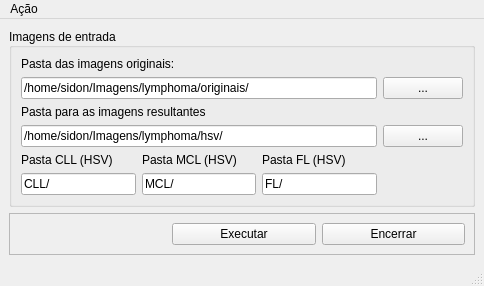
<?xml version="1.0" encoding="UTF-8"?>
<ui version="4.0">
 <class>MainWindow</class>
 <widget class="QMainWindow" name="MainWindow">
  <property name="geometry">
   <rect>
    <x>0</x>
    <y>0</y>
    <width>484</width>
    <height>267</height>
   </rect>
  </property>
  <property name="sizePolicy">
   <sizepolicy hsizetype="Expanding" vsizetype="Expanding">
    <horstretch>0</horstretch>
    <verstretch>0</verstretch>
   </sizepolicy>
  </property>
  <property name="windowTitle">
   <string>Wavelets</string>
  </property>
  <property name="autoFillBackground">
   <bool>false</bool>
  </property>
  <property name="documentMode">
   <bool>true</bool>
  </property>
  <property name="dockNestingEnabled">
   <bool>false</bool>
  </property>
  <property name="dockOptions">
   <set>QMainWindow::AllowTabbedDocks|QMainWindow::AnimatedDocks|QMainWindow::VerticalTabs</set>
  </property>
  <widget class="QWidget" name="centralwidget">
   <layout class="QGridLayout" name="gridLayout_3">
    <item row="1" column="0">
     <widget class="QFrame" name="frame">
      <property name="frameShape">
       <enum>QFrame::StyledPanel</enum>
      </property>
      <property name="frameShadow">
       <enum>QFrame::Raised</enum>
      </property>
      <layout class="QGridLayout" name="gridLayout_6">
       <item row="0" column="2">
        <widget class="QPushButton" name="btEncerrar">
         <property name="text">
          <string>Encerrar</string>
         </property>
        </widget>
       </item>
       <item row="0" column="1">
        <widget class="QPushButton" name="btExecutar">
         <property name="text">
          <string>Executar</string>
         </property>
        </widget>
       </item>
       <item row="0" column="0">
        <spacer name="verticalSpacer">
         <property name="orientation">
          <enum>Qt::Vertical</enum>
         </property>
         <property name="sizeHint" stdset="0">
          <size>
           <width>153</width>
           <height>23</height>
          </size>
         </property>
        </spacer>
       </item>
      </layout>
     </widget>
    </item>
    <item row="0" column="0">
     <widget class="QGroupBox" name="gbimg_in">
      <property name="autoFillBackground">
       <bool>false</bool>
      </property>
      <property name="title">
       <string>Imagens de entrada  </string>
      </property>
      <property name="alignment">
       <set>Qt::AlignLeading|Qt::AlignLeft|Qt::AlignVCenter</set>
      </property>
      <property name="flat">
       <bool>true</bool>
      </property>
      <layout class="QGridLayout" name="gridLayout_4">
       <item row="1" column="3">
        <widget class="QPushButton" name="btImagens">
         <property name="sizePolicy">
          <sizepolicy hsizetype="Minimum" vsizetype="Preferred">
           <horstretch>0</horstretch>
           <verstretch>0</verstretch>
          </sizepolicy>
         </property>
         <property name="text">
          <string>...</string>
         </property>
        </widget>
       </item>
       <item row="4" column="1">
        <widget class="QLabel" name="label_4">
         <property name="text">
          <string>Pasta MCL (HSV)</string>
         </property>
        </widget>
       </item>
       <item row="4" column="2">
        <widget class="QLabel" name="label_6">
         <property name="text">
          <string>Pasta FL (HSV)</string>
         </property>
        </widget>
       </item>
       <item row="4" column="0">
        <widget class="QLabel" name="label_3">
         <property name="text">
          <string>Pasta CLL (HSV)</string>
         </property>
        </widget>
       </item>
       <item row="5" column="1">
        <widget class="QLineEdit" name="leT1">
         <property name="text">
          <string>MCL/</string>
         </property>
        </widget>
       </item>
       <item row="5" column="2">
        <widget class="QLineEdit" name="leTarget2">
         <property name="text">
          <string>FL/</string>
         </property>
        </widget>
       </item>
       <item row="5" column="0">
        <widget class="QLineEdit" name="leTarget0">
         <property name="text">
          <string>CLL/</string>
         </property>
        </widget>
       </item>
       <item row="1" column="0" colspan="3">
        <widget class="QLineEdit" name="leMainPath">
         <property name="sizePolicy">
          <sizepolicy hsizetype="Expanding" vsizetype="Preferred">
           <horstretch>0</horstretch>
           <verstretch>0</verstretch>
          </sizepolicy>
         </property>
         <property name="text">
          <string>/home/sidon/Imagens/lymphoma/originais/</string>
         </property>
        </widget>
       </item>
       <item row="3" column="0" colspan="3">
        <widget class="QLineEdit" name="leResultPath">
         <property name="text">
          <string>/home/sidon/Imagens/lymphoma/hsv/</string>
         </property>
        </widget>
       </item>
       <item row="0" column="0" colspan="2">
        <widget class="QLabel" name="label">
         <property name="sizePolicy">
          <sizepolicy hsizetype="Preferred" vsizetype="Preferred">
           <horstretch>0</horstretch>
           <verstretch>0</verstretch>
          </sizepolicy>
         </property>
         <property name="text">
          <string>Pasta das imagens originais:</string>
         </property>
        </widget>
       </item>
       <item row="2" column="0" colspan="2">
        <widget class="QLabel" name="label_2">
         <property name="text">
          <string>Pasta para as imagens resultantes</string>
         </property>
        </widget>
       </item>
       <item row="3" column="3">
        <widget class="QPushButton" name="btResultPath">
         <property name="text">
          <string>...</string>
         </property>
        </widget>
       </item>
      </layout>
     </widget>
    </item>
   </layout>
  </widget>
  <widget class="QMenuBar" name="menuBar">
   <property name="geometry">
    <rect>
     <x>0</x>
     <y>0</y>
     <width>484</width>
     <height>18</height>
    </rect>
   </property>
   <widget class="QMenu" name="menuA_o">
    <property name="title">
     <string>Ação</string>
    </property>
    <addaction name="actionIncluir"/>
    <addaction name="actionExecutar"/>
    <addaction name="separator"/>
    <addaction name="actionEncerrara"/>
   </widget>
   <addaction name="menuA_o"/>
  </widget>
  <widget class="QStatusBar" name="statusBar"/>
  <action name="actionExecutar">
   <property name="text">
    <string>Executar</string>
   </property>
  </action>
  <action name="actionEncerrara">
   <property name="text">
    <string>Encerrar</string>
   </property>
  </action>
  <action name="actionIncluir">
   <property name="text">
    <string>Salvar</string>
   </property>
  </action>
 </widget>
 <resources/>
 <connections/>
</ui>
